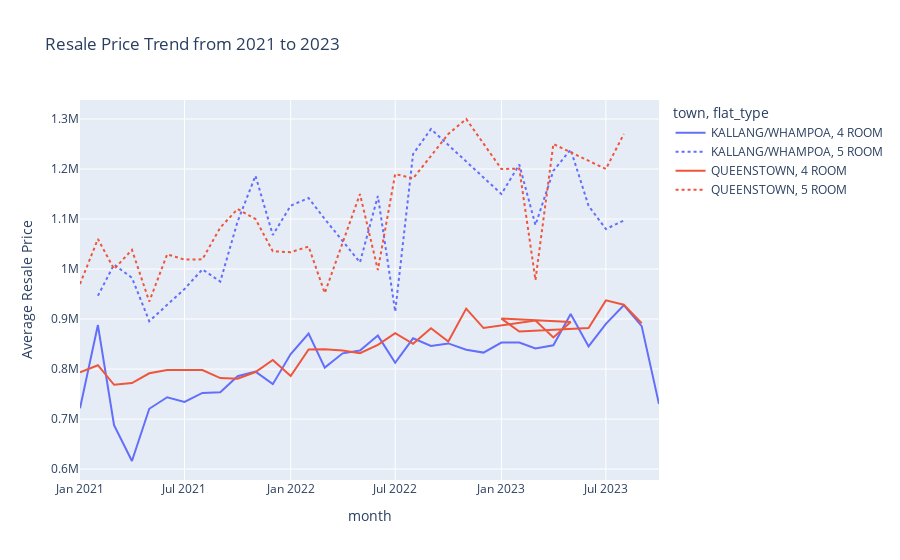

Here is the notebook cell this chart was saved with:
### Code cell
import plotly.express as px

# Assuming df_filtered_towns_flats_models contains your data

# Resample to compute the mean of data monthly (this step helps in capturing the trend at a monthly granularity)
df_filtered_towns_flats_models['monthly_mean'] = df_filtered_towns_flats_models.groupby(['month', 'town', 'flat_type'])['resale_price'].transform('mean')

# Drop duplicates to avoid plotting the same point multiple times
df_unique = df_filtered_towns_flats_models.drop_duplicates(subset=['month', 'town', 'flat_type'])

# Plot using plotly
fig = px.line(df_unique, 
              x='month', 
              y='monthly_mean', 
              color='town', 
              line_dash='flat_type', 
              title='Resale Price Trend from 2021 to 2023',
              labels={'monthly_mean': 'Average Resale Price'})

fig.show()

### Figure 1 — Plotly figure (JSON) as saved in the notebook; plotly's stock layout.template omitted (floating-point values rounded to 4 significant figures)
{"data": [{"hovertemplate": "town=KALLANG/WHAMPOA<br>flat_type=4 ROOM<br>month=%{x}<br>Average Resale Price=%{y}<extra></extra>", "legendgroup": "KALLANG/WHAMPOA, 4 ROOM", "line": {"color": "#636efa", "dash": "solid"}, "marker": {"symbol": "circle"}, "mode": "lines", "name": "KALLANG/WHAMPOA, 4 ROOM", "orientation": "v", "showlegend": true, "type": "scatter", "x": ["2021-01-01T00:00:00", "2021-02-01T00:00:00", "2021-03-01T00:00:00", "2021-04-01T00:00:00", "2021-05-01T00:00:00", "2021-06-01T00:00:00", "2021-07-01T00:00:00", "2021-08-01T00:00:00", "2021-09-01T00:00:00", "2021-10-01T00:00:00", "2021-11-01T00:00:00", "2021-12-01T00:00:00", "2022-01-01T00:00:00", "2022-02-01T00:00:00", "2022-03-01T00:00:00", "2022-04-01T00:00:00", "2022-05-01T00:00:00", "2022-06-01T00:00:00", "2022-07-01T00:00:00", "2022-08-01T00:00:00", "2022-09-01T00:00:00", "2022-10-01T00:00:00", "2022-11-01T00:00:00", "2022-12-01T00:00:00", "2023-01-01T00:00:00", "2023-02-01T00:00:00", "2023-03-01T00:00:00", "2023-04-01T00:00:00", "2023-05-01T00:00:00", "2023-06-01T00:00:00", "2023-07-01T00:00:00", "2023-08-01T00:00:00", "2023-09-01T00:00:00", "2023-10-01T00:00:00"], "xaxis": "x", "y": [721500.0, 888000, 687900.0, 616100.0, 720600.0, 743600.0, 734300.0, 752200.0, 753400.0, 785616, 794900.0, 769787, 829900.0, 870800.0, 803000.0, 831400.0, 837100.0, 866900.0, 812500.0, 861428, 846000.0, 851268, 838618, 832868, 852900.0, 853000.0, 841000.0, 847500.0, 910000.0, 845200.0, 890500.0, 927700.0, 885800.0, 730000], "yaxis": "y"}, {"hovertemplate": "town=KALLANG/WHAMPOA<br>flat_type=5 ROOM<br>month=%{x}<br>Average Resale Price=%{y}<extra></extra>", "legendgroup": "KALLANG/WHAMPOA, 5 ROOM", "line": {"color": "#636efa", "dash": "dot"}, "marker": {"symbol": "circle"}, "mode": "lines", "name": "KALLANG/WHAMPOA, 5 ROOM", "orientation": "v", "showlegend": true, "type": "scatter", "x": ["2021-02-01T00:00:00", "2021-03-01T00:00:00", "2021-04-01T00:00:00", "2021-05-01T00:00:00", "2021-07-01T00:00:00", "2021-08-01T00:00:00", "2021-09-01T00:00:00", "2021-10-01T00:00:00", "2021-11-01T00:00:00", "2021-12-01T00:00:00", "2022-01-01T00:00:00", "2022-02-01T00:00:00", "2022-03-01T00:00:00", "2022-05-01T00:00:00", "2022-06-01T00:00:00", "2022-07-01T00:00:00", "2022-08-01T00:00:00", "2022-09-01T00:00:00", "2023-01-01T00:00:00", "2023-02-01T00:00:00", "2023-03-01T00:00:00", "2023-04-01T00:00:00", "2023-05-01T00:00:00", "2023-06-01T00:00:00", "2023-07-01T00:00:00", "2023-08-01T00:00:00"], "xaxis": "x", "y": [946500, 1009000.0, 982500, 895750, 960000, 999300.0, 975000, 1095000, 1186500, 1068000.0, 1126722, 1142000.0, 1100000, 1013000.0, 1146194, 915000, 1230000, 1280000, 1150000, 1208888, 1088000, 1196444, 1238888, 1126000.0, 1080000, 1097000], "yaxis": "y"}, {"hovertemplate": "town=QUEENSTOWN<br>flat_type=4 ROOM<br>month=%{x}<br>Average Resale Price=%{y}<extra></extra>", "legendgroup": "QUEENSTOWN, 4 ROOM", "line": {"color": "#EF553B", "dash": "solid"}, "marker": {"symbol": "circle"}, "mode": "lines", "name": "QUEENSTOWN, 4 ROOM", "orientation": "v", "showlegend": true, "type": "scatter", "x": ["2021-01-01T00:00:00", "2021-02-01T00:00:00", "2021-03-01T00:00:00", "2021-04-01T00:00:00", "2021-05-01T00:00:00", "2021-06-01T00:00:00", "2021-07-01T00:00:00", "2021-08-01T00:00:00", "2021-09-01T00:00:00", "2021-10-01T00:00:00", "2021-11-01T00:00:00", "2021-12-01T00:00:00", "2022-01-01T00:00:00", "2022-02-01T00:00:00", "2022-03-01T00:00:00", "2022-04-01T00:00:00", "2022-05-01T00:00:00", "2022-06-01T00:00:00", "2022-07-01T00:00:00", "2022-08-01T00:00:00", "2022-09-01T00:00:00", "2022-10-01T00:00:00", "2022-11-01T00:00:00", "2022-12-01T00:00:00", "2023-03-01T00:00:00", "2023-04-01T00:00:00", "2023-05-01T00:00:00", "2023-01-01T00:00:00", "2023-02-01T00:00:00", "2023-06-01T00:00:00", "2023-07-01T00:00:00", "2023-08-01T00:00:00", "2023-09-01T00:00:00"], "xaxis": "x", "y": [793500.0, 807656, 768500.0, 772100.0, 791600.0, 797900.0, 798100.0, 798000.0, 782000.0, 780700.0, 794000.0, 818200.0, 785900.0, 839100.0, 839500.0, 836900.0, 831600, 848500.0, 871800.0, 850500.0, 881500.0, 855200, 920800.0, 881993, 897100.0, 863100.0, 894200.0, 900847, 874900.0, 882300.0, 937300.0, 928600.0, 891600.0], "yaxis": "y"}, {"hovertemplate": "town=QUEENSTOWN<br>flat_type=5 ROOM<br>month=%{x}<br>Average Resale Price=%{y}<extra></extra>", "legendgroup": "QUEENSTOWN, 5 ROOM", "line": {"color": "#EF553B", "dash": "dot"}, "marker": {"symbol": "circle"}, "mode": "lines", "name": "QUEENSTOWN, 5 ROOM", "orientation": "v", "showlegend": true, "type": "scatter", "x": ["2021-01-01T00:00:00", "2021-02-01T00:00:00", "2021-03-01T00:00:00", "2021-04-01T00:00:00", "2021-05-01T00:00:00", "2021-06-01T00:00:00", "2021-07-01T00:00:00", "2021-08-01T00:00:00", "2021-09-01T00:00:00", "2021-10-01T00:00:00", "2021-11-01T00:00:00", "2021-12-01T00:00:00", "2022-01-01T00:00:00", "2022-02-01T00:00:00", "2022-03-01T00:00:00", "2022-05-01T00:00:00", "2022-06-01T00:00:00", "2022-07-01T00:00:00", "2022-08-01T00:00:00", "2022-10-01T00:00:00", "2022-11-01T00:00:00", "2023-01-01T00:00:00", "2023-02-01T00:00:00", "2023-03-01T00:00:00", "2023-04-01T00:00:00", "2023-07-01T00:00:00", "2023-08-01T00:00:00"], "xaxis": "x", "y": [970000, 1060000, 999988, 1038444, 935000, 1029444, 1019000.0, 1019000.0, 1083000.0, 1120000, 1100000, 1035000.0, 1033750, 1045000, 952000, 1150000, 998000, 1190000, 1181000, 1270000, 1300000, 1200000, 1200888, 978000, 1250000, 1200000, 1270000], "yaxis": "y"}], "layout": {"autosize": true, "legend": {"title": {"text": "town, flat_type"}, "tracegroupgap": 0}, "title": {"text": "Resale Price Trend from 2021 to 2023"}, "xaxis": {"anchor": "y", "autorange": true, "domain": [0, 1], "range": ["2021-01-01", "2023-10-01"], "title": {"text": "month"}, "type": "date"}, "yaxis": {"anchor": "x", "autorange": true, "domain": [0, 1], "range": [578200.0, 1338000.0], "title": {"text": "Average Resale Price"}, "type": "linear"}}}
